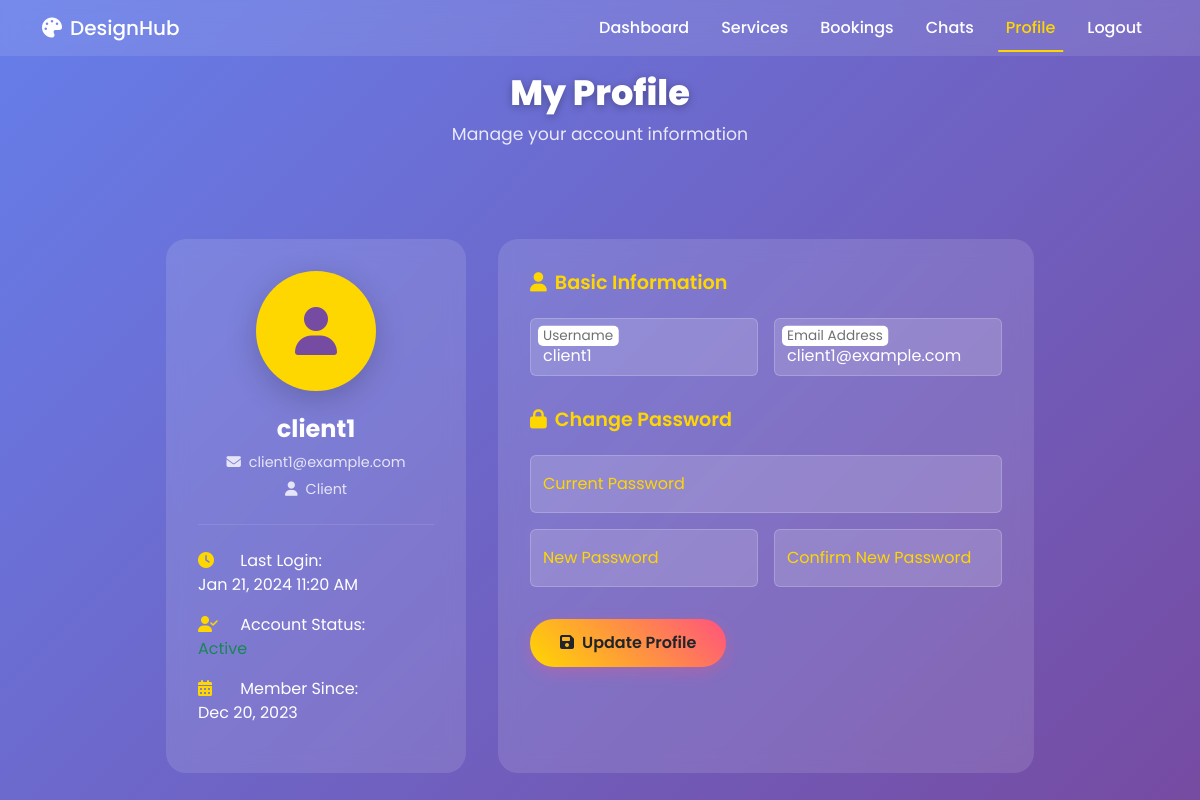
/client/profile.php (signed in), run on the app's committed database.
### tables this page shows
CREATE TABLE users (
    id INT AUTO_INCREMENT PRIMARY KEY,
    username VARCHAR(50) UNIQUE NOT NULL,
    email VARCHAR(100) UNIQUE NOT NULL,
    password VARCHAR(100) NOT NULL,  
    role ENUM('client', 'vendor', 'admin') DEFAULT 'client',
    last_login TIMESTAMP NULL,
    created_at TIMESTAMP DEFAULT CURRENT_TIMESTAMP,
    updated_at TIMESTAMP DEFAULT CURRENT_TIMESTAMP ON UPDATE CURRENT_TIMESTAMP,
    status ENUM('active', 'inactive', 'suspended') DEFAULT 'active'
);

### client/profile.php (the view, shortened to what this page needs)
<?php
require_once '../includes/db.php';
$client_id = $_SESSION['user_id'];
$stmt = mysqli_prepare($conn, "SELECT * FROM users WHERE id = ?");
mysqli_stmt_bind_param($stmt, 'i', $client_id);
mysqli_stmt_execute($stmt);
$result = mysqli_stmt_get_result($stmt);
$profile = mysqli_fetch_assoc($result);
?>
<!DOCTYPE html>
<html lang="en">
<head>
  <link href="https://cdnjs.cloudflare.com/ajax/libs/font-awesome/6.4.0/css/all.min.css" rel="stylesheet">
  <link href="https://cdn.jsdelivr.net/npm/bootstrap@5.3.0/dist/css/bootstrap.min.css" rel="stylesheet">
</head>
<body>
  <nav class="navbar navbar-expand-lg fixed-top py-2">
    <div class="container">
      <a class="navbar-brand" href="dashboard.php"><i class="fas fa-palette me-2"></i>DesignHub</a>
      <div class="collapse navbar-collapse" id="nav">
        <ul class="navbar-nav ms-auto">
          <li class="nav-item"><a class="nav-link" href="dashboard.php">Dashboard</a></li>
          <li class="nav-item"><a class="nav-link" href="services.php">Services</a></li>
          <li class="nav-item"><a class="nav-link" href="bookings.php">Bookings</a></li>
          <li class="nav-item"><a class="nav-link" href="chats.php">Chats</a></li>
          <li class="nav-item"><a class="nav-link active" href="profile.php">Profile</a></li>
          <li class="nav-item"><a class="nav-link" href="../logout.php">Logout</a></li>
        </ul>
      </div>
    </div>
  </nav>
  <section class="profile-hero">
    <h1>My Profile</h1>
    <p>Manage your account information</p>
  </section>
  <div class="profile-container">
    <div class="profile-grid">
      <div class="profile-sidebar">
        <div class="profile-avatar">
          <i class="fas fa-user"></i>
        </div>
        <div class="profile-info">
          <h3><?= htmlspecialchars($profile['username']) ?></h3>
          <p><i class="fas fa-envelope me-2"></i><?= htmlspecialchars($profile['email']) ?></p>
          <p><i class="fas fa-user me-2"></i>Client</p>
        </div>
        <div class="profile-stats">
          <div class="stat-item">
            <i class="fas fa-clock me-2"></i>
            Last Login:<br>
            <?= $profile['last_login'] ? date('M j, Y g:i A', strtotime($profile['last_login'])) : '-' ?>
          </div>
          <div class="stat-item">
            <i class="fas fa-user-check me-2"></i>
            Account Status:<br>
            <span class="<?= $profile['status'] === 'active' ? 'text-success' : ($profile['status'] === 'suspended' ? 'text-danger' : 'text-warning') ?>">
              <?= ucfirst($profile['status']) ?>
            </span>
          </div>
          <div class="stat-item">
            <i class="fas fa-calendar-alt me-2"></i>
            Member Since:<br>
            <?= date('M j, Y', strtotime($profile['created_at'])) ?>
          </div>
        </div>
      </div>
      <div class="profile-main">
        <form method="POST" class="needs-validation" novalidate>
          <div class="form-section">
            <h4><i class="fas fa-user me-2"></i>Basic Information</h4>
            <div class="row g-3">
              <div class="col-md-6">
                <div class="form-floating">
                  <input type="text" class="form-control" id="username" name="username" placeholder="Username" value="<?= htmlspecialchars($profile['username']) ?>" required>
                  <label for="username">Username</label>
                </div>
              </div>
              <div class="col-md-6">
                <div class="form-floating">
                  <input type="email" class="form-control" id="email" name="email" placeholder="Email" value="<?= htmlspecialchars($profile['email']) ?>" required>
                  <label for="email">Email Address</label>
                </div>
              </div>
            </div>
          </div>
          <div class="form-section">
            <h4><i class="fas fa-lock me-2"></i>Change Password</h4>
            <div class="row g-3">
              <div class="col-md-12">
                <div class="form-floating">
                  <input type="password" class="form-control" id="current_password" name="current_password" placeholder="Current Password">
                  <label for="current_password">Current Password</label>
                </div>
              </div>
              <div class="col-md-6">
                <div class="form-floating">
                  <input type="password" class="form-control" id="new_password" name="new_password" placeholder="New Password">
                  <label for="new_password">New Password</label>
                </div>
              </div>
              <div class="col-md-6">
                <div class="form-floating">
                  <input type="password" class="form-control" id="confirm_password" name="confirm_password" placeholder="Confirm Password">
                  <label for="confirm_password">Confirm New Password</label>
                </div>
              </div>
            </div>
          </div>
          <button type="submit" class="btn btn-update">
            <i class="fas fa-save me-2"></i>Update Profile
          </button>
        </form>
      </div>
    </div>
  </div>
</body>
</html>

### client/profile.php (style rules this page uses)
body { font-family:'Poppins',sans-serif; background: linear-gradient(135deg,#667eea,#764ba2); color:#fff; min-height:100vh; overflow-x:hidden; }
.navbar { background:rgba(255,255,255,0.1)!important; backdrop-filter:blur(10px); transition:background .3s,box-shadow .3s; }
.navbar-brand, .nav-link { color:#fff!important; font-weight:500; }
.nav-link.active, .nav-link:hover { color:#ffd700!important; }
.nav-link { margin:0 .5rem; position:relative; }
.nav-link::after { content:''; position:absolute; bottom:-4px; left:50%; width:0; height:2px; background:#ffd700; transform:translateX(-50%); transition:width .3s; }
.nav-link:hover::after, .nav-link.active::after { width:100%; }
.profile-hero { padding:4.5rem 1rem 2.2rem; text-align:center; animation:fadeInUp 1s both; }
.profile-hero h1 { font-size:2.2rem; font-weight:800; text-shadow:0 2px 8px rgba(0,0,0,0.3); }
.profile-hero p { font-size:1.08rem;opacity:.85; }
.profile-container { max-width:900px; margin:2.5rem auto 0 auto; padding:0 1rem; }
.profile-grid { display:grid; grid-template-columns: 300px 1fr; gap:2rem; }
.profile-sidebar { background:rgba(255,255,255,0.12); backdrop-filter:blur(10px); border-radius:20px; padding:2rem; text-align:center; animation:float 7s ease-in-out infinite; min-width:0; }
.profile-avatar { width:120px; height:120px; margin:0 auto 1.5rem; border-radius:50%; background:#ffd700; display:flex; align-items:center; justify-content:center; font-size:3rem; color:#764ba2; box-shadow:0 8px 32px rgba(0,0,0,0.2); }
.profile-info h3 { font-size:1.5rem; font-weight:700; margin-bottom:.5rem; }
.profile-info p { font-size:.9rem; opacity:.8; margin-bottom:.3rem; }
.profile-stats { margin-top:1.5rem; padding-top:1.5rem; border-top:1px solid rgba(255,255,255,0.1); }
.stat-item { margin-bottom:1rem; text-align:left; }
.stat-item i { width:30px; color:#ffd700; }
.profile-main { background:rgba(255,255,255,0.12); backdrop-filter:blur(10px); border-radius:20px; padding:2rem; animation:float 7s ease-in-out infinite; min-width:0; }
.form-section { margin-bottom:2rem; }
.form-section h4 { color:#ffd700; font-size:1.2rem; font-weight:600; margin-bottom:1.5rem; }
.form-floating label { color:#ffd700; }
.form-control { background:rgba(255,255,255,0.15); border:1px solid rgba(255,255,255,0.2); color:#fff; }
.btn-update { background:linear-gradient(45deg,#ffd700,#ff537e); border:none; padding:12px 30px; font-weight:600; border-radius:50px; box-shadow:0 5px 15px rgba(255,83,126,0.3); transition:all .3s; }

### data on the page
users: username "client1", email "client1@example.com", last_login "Jan 21, 2024 11:20 AM", status "Active", created_at "Dec 20, 2023"
